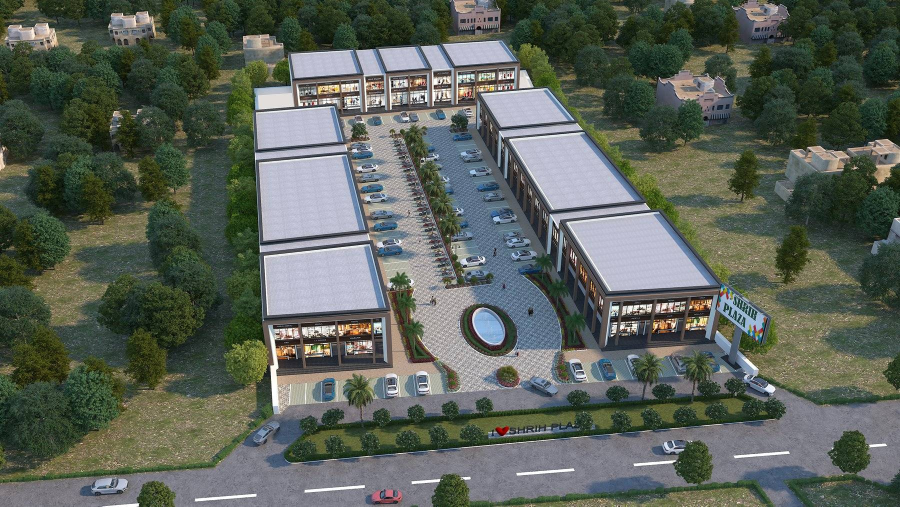
#> input picture assets/original/aerial-site-plan.jpg, 1800 x 1013 px (shown at 1/2 size)
$ python -i verify_architecture.py   (imports and definitions only)   (older library calls are emulated)
#> lines starting #> are read from the running program, lines starting #| are printed output that depends on the picture; after the words box and inside, x2 and y2 are one past the last pixel; in counts of white or black regions, pixels touching at a corner belong together
"""Architecture guard: prove the building in an edited image is the same real building.

Usage:  python verify_architecture.py ORIGINAL EDITED [--edits EDITED.edits.json] [--min-score 0.9]

Architecture is made of long straight lines: rooflines, columns, floor slabs, window frames,
signboard edges. The guard finds every long straight line in the original render and checks it
is still in the edited image at the same place, and that the edited image has no long straight
lines the original lacks. New sky, relighting and declared brand signboards are excluded.
Grass, cars and paving texture don't matter here, lines do.
Second check: tone-invariant gradient correlation over the facade, area by area. Relighting
scales gradients but keeps their direction; a redrawn, shifted or copied facade doesn't.
Calibration (2026-09-27, real renders): genuine dusk/golden/night/brand-sign edits score
0.98-1.00 in every area; stretched, shifted, copied-wing and swapped buildings drop below 0.45.
Pass = line score >= 0.9, overall >= 0.95, every area >= 0.9.
Verify at full photo size BEFORE cropping into a poster. Exit code 1 = reject.
"""
import argparse
import json
import sys

import cv2
import numpy as np
from skimage.exposure import match_histograms


def edges(gray):
    g = cv2.createCLAHE(clipLimit=2.0, tileGridSize=(8, 8)).apply(gray)
    g = cv2.bilateralFilter(g, 7, 40, 7)
    v = np.median(g)
    return cv2.Canny(g, int(max(10, 0.66 * v)), int(min(255, 1.33 * v)))


# [98 lines left out: functions segments, support, main, not called in this run]


# [2 lines not run here, left out]

>>> import cv2
>>> picture = cv2.imread('../../../assets/original/aerial-site-plan.jpg', cv2.IMREAD_GRAYSCALE)
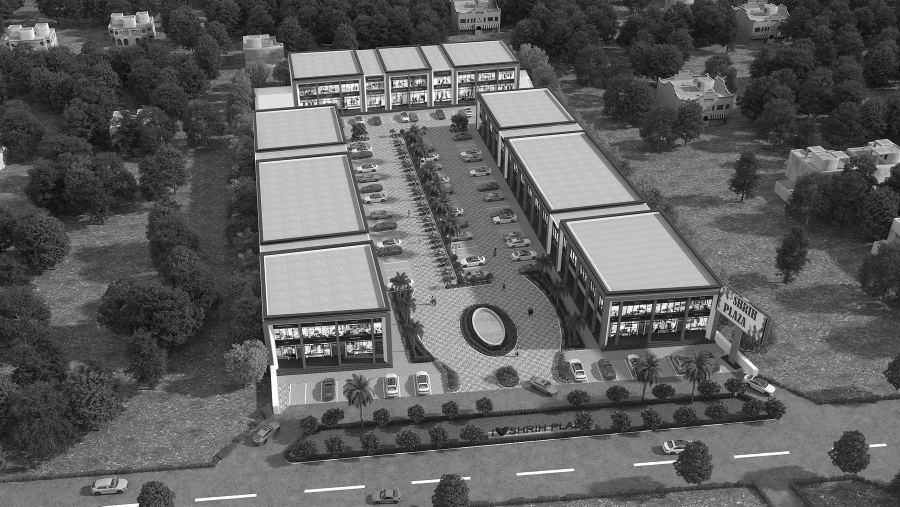
#> picture: shape (1013, 1800) (shown at 1/2 size); min 0, max 255, mean 94.6
>>> result = edges(picture)
#> in edges, `g = cv2.createCLAHE(clipLimit=2.0, tileGridSize=(8, 8)).apply(gray)`:
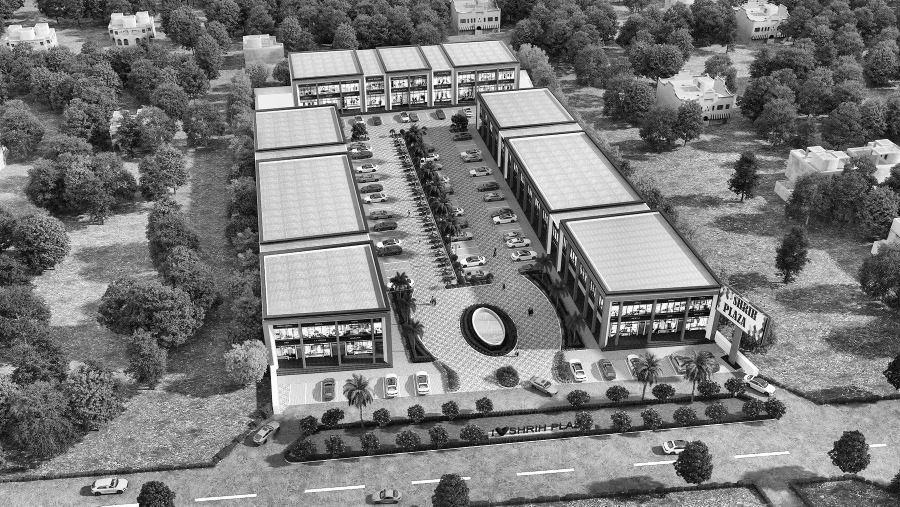
#> g: shape (1013, 1800) (shown at 1/2 size); min 0, max 255, mean 121.6
#> in edges, `v = np.median(g)`: v = 116
#> in edges, `return cv2.Canny(g, int(max(10, 0.66 * v)), int(min(255, 1.33 * v)))`:
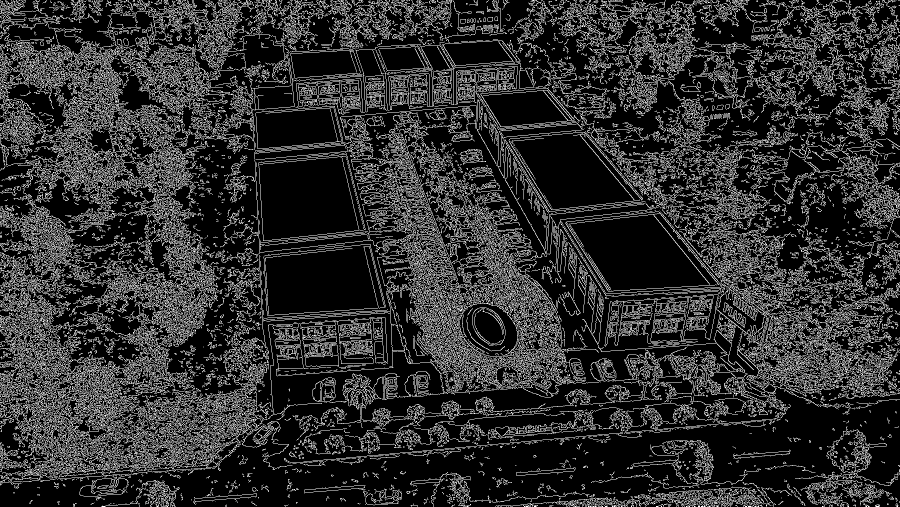
#> returned value: shape (1013, 1800) (shown at 1/2 size); 18.7% white in thin lines or dots

$ run again, on assets/original/elevation-corner-fountain.jpg
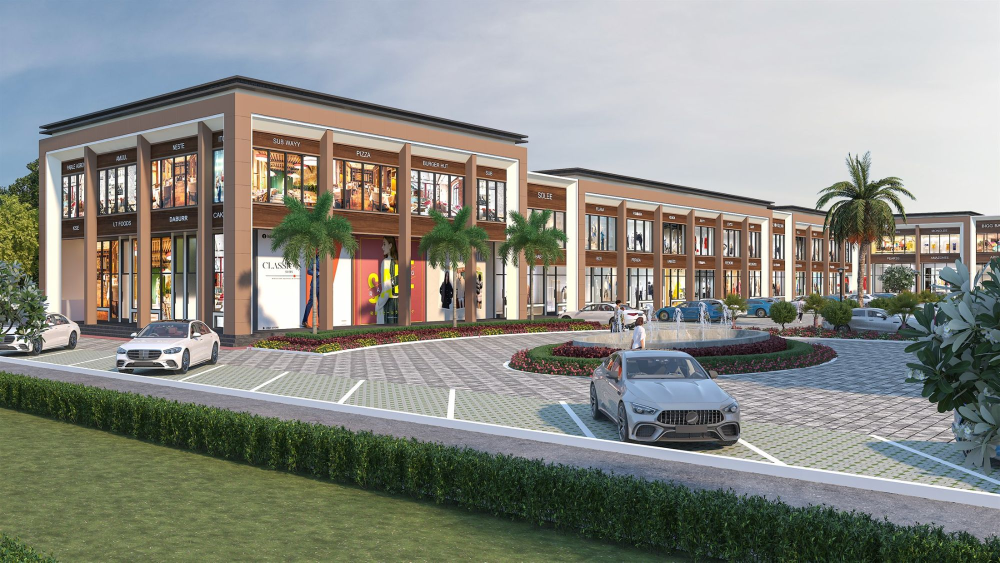
#> input picture assets/original/elevation-corner-fountain.jpg, 2000 x 1125 px (shown at 1/2 size)
#> in edges, `g = cv2.createCLAHE(clipLimit=2.0, tileGridSize=(8, 8)).apply(gray)`:
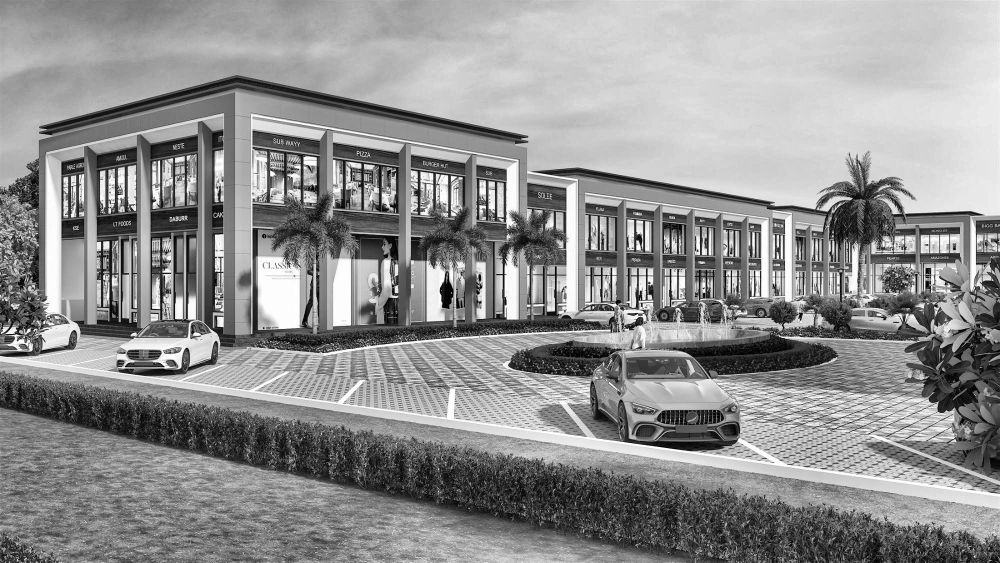
#> g: shape (1125, 2000) (shown at 1/2 size); min 0, max 255, mean 144.7
#> v = 155
#> in edges, `return cv2.Canny(g, int(max(10, 0.66 * v)), int(min(255, 1.33 * v)))`:
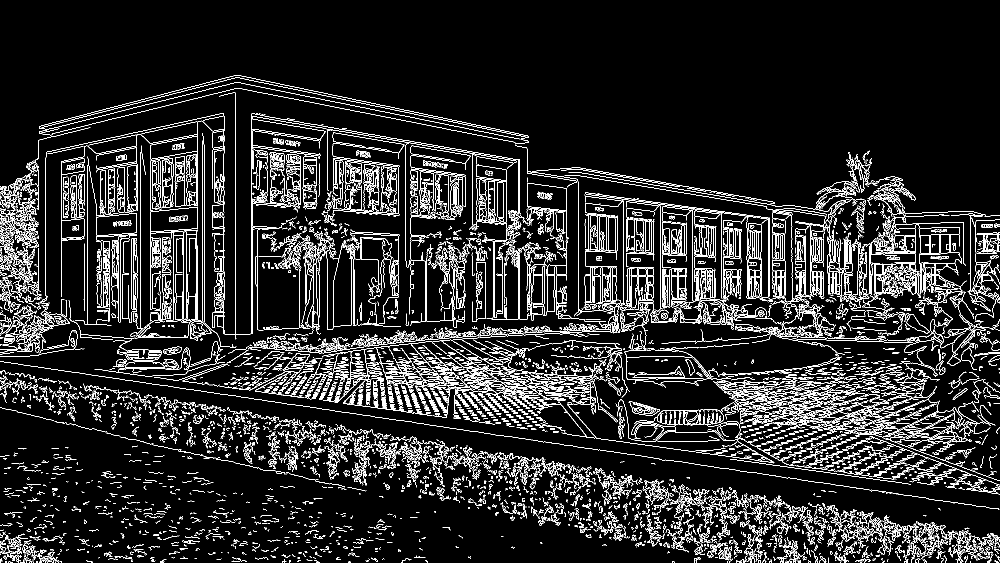
#> returned value: shape (1125, 2000) (shown at 1/2 size); 9.6% white in thin lines or dots, all inside (x1, y1, x2, y2) = (0, 150, 2000, 1125)

$ run again, on assets/original/elevation-parking-side.jpg
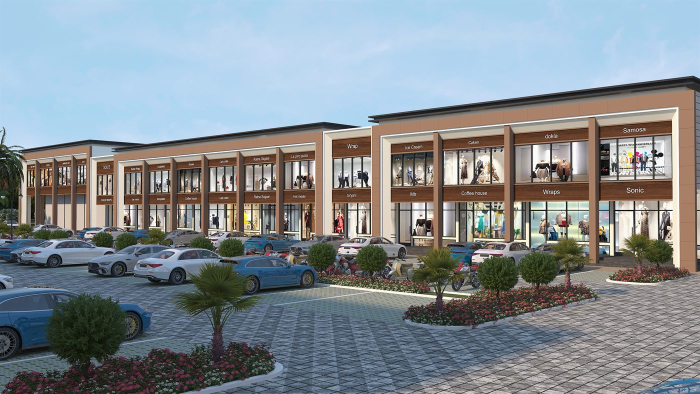
#> input picture assets/original/elevation-parking-side.jpg, 1400 x 788 px (shown at 1/2 size)
#> in edges, `g = cv2.createCLAHE(clipLimit=2.0, tileGridSize=(8, 8)).apply(gray)`:
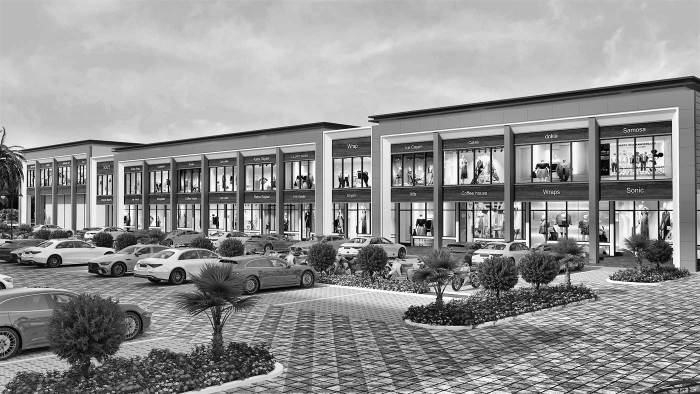
#> g: shape (788, 1400) (shown at 1/2 size); min 0, max 255, mean 145
#> v = 160
#> in edges, `return cv2.Canny(g, int(max(10, 0.66 * v)), int(min(255, 1.33 * v)))`:
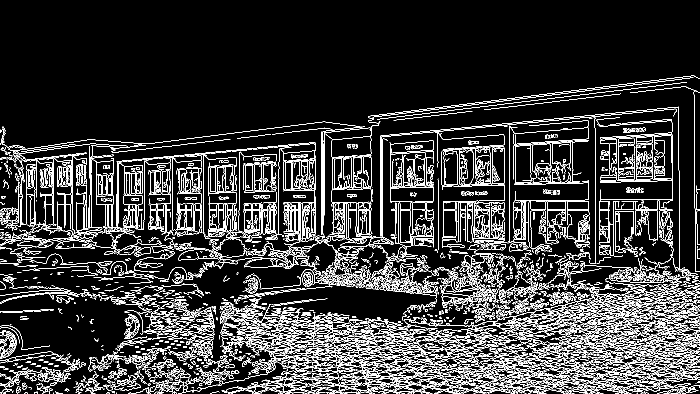
#> returned value: shape (788, 1400) (shown at 1/2 size); 12.6% white in thin lines or dots, all inside (x1, y1, x2, y2) = (0, 151, 1400, 788)
